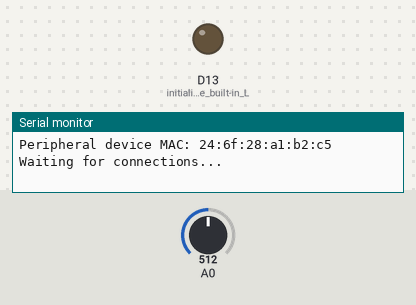
The sketch below on a simulated Arduino Nano 33 IoT. Shown: output pins drawn as LEDs (lit = HIGH), the last lines printed to the serial monitor. The test bench sets the inputs (shaded band); at power-on: A0 = 512. Nothing arrives over Bluetooth unless stated; a phone connects over Bluetooth LE 3 s after start.

Above: at 0.1 s.
At 3.1 s:
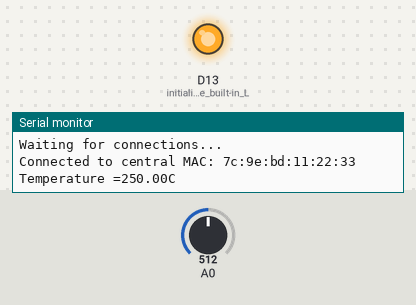
Timing chart, 0 to 4.6 s (numbered marks = the images above):
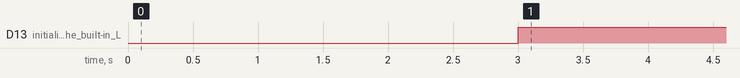

Measured:
- by itself, D13 (initialize_the_built-in_L): LOW → HIGH at 3.0 s

The sketch:

ble-peripheral.ino
```cpp
/*
  Arduino Nano 33 BLE Getting Started
  BLE peripheral with a simple Hello World greeting service that can be viewed
  on a mobile phone
  Adapted from Arduino BatteryMonitor example
*/

#include <ArduinoBLE.h>

static const char* greeting = "Hello World!";

BLEService greetingService("180C");  // User defined service

BLEStringCharacteristic greetingCharacteristic("2A56",BLERead, 13); // remote clients will only be able to read this


float temp;
int tempPin = 0;
void setup() {
  Serial.begin(9600);    // initialize serial communication
  while (!Serial);

  pinMode(LED_BUILTIN, OUTPUT); // initialize the built-in LED pin

  if (!BLE.begin()) {   // initialize BLE
    Serial.println("starting BLE failed!");
    while (1);
  }

  BLE.setLocalName("Nano33BLE");  // Set name for connection
  BLE.setAdvertisedService(greetingService); // Advertise service
  greetingService.addCharacteristic(greetingCharacteristic); // Add characteristic to service
  BLE.addService(greetingService); // Add service
  greetingCharacteristic.setValue(greeting); // Set greeting string

  BLE.advertise();  // Start advertising
  Serial.print("Peripheral device MAC: ");
  Serial.println(BLE.address());
  Serial.println("Waiting for connections...");
}

void loop() {
  BLEDevice central = BLE.central();  // Wait for a BLE central to connect

  // if a central is connected to the peripheral:
  if (central) {
    Serial.print("Connected to central MAC: ");
    // print the central's BT address:
    Serial.println(central.address());
    // turn on the LED to indicate the connection:
    digitalWrite(LED_BUILTIN, HIGH);


    while (central.connected()){
    // read temperature
    temp = analogRead(tempPin);
    temp = temp* 0.48828125;
    //converting analogue to temperature equivalent
    Serial.print("Temperature =");
    Serial.print(temp);
    Serial.print("C");
    Serial.println();

    greetingCharacteristic.writeValue("Temp =" + String(temp) + "C");
        // Setting BLE Service Advertisment
    BLE.setAdvertisedService(greetingService);

    // Adding the service to the BLE stack
    BLE.addService(greetingService);

    // Start advertising
    BLE.advertise();

    delay(1000);
    } // keep looping while connected


    // when the central disconnects, turn off the LED:
    digitalWrite(LED_BUILTIN, LOW);
    Serial.print("Disconnected from central MAC: ");
    Serial.println(central.address());
  }     }
```
